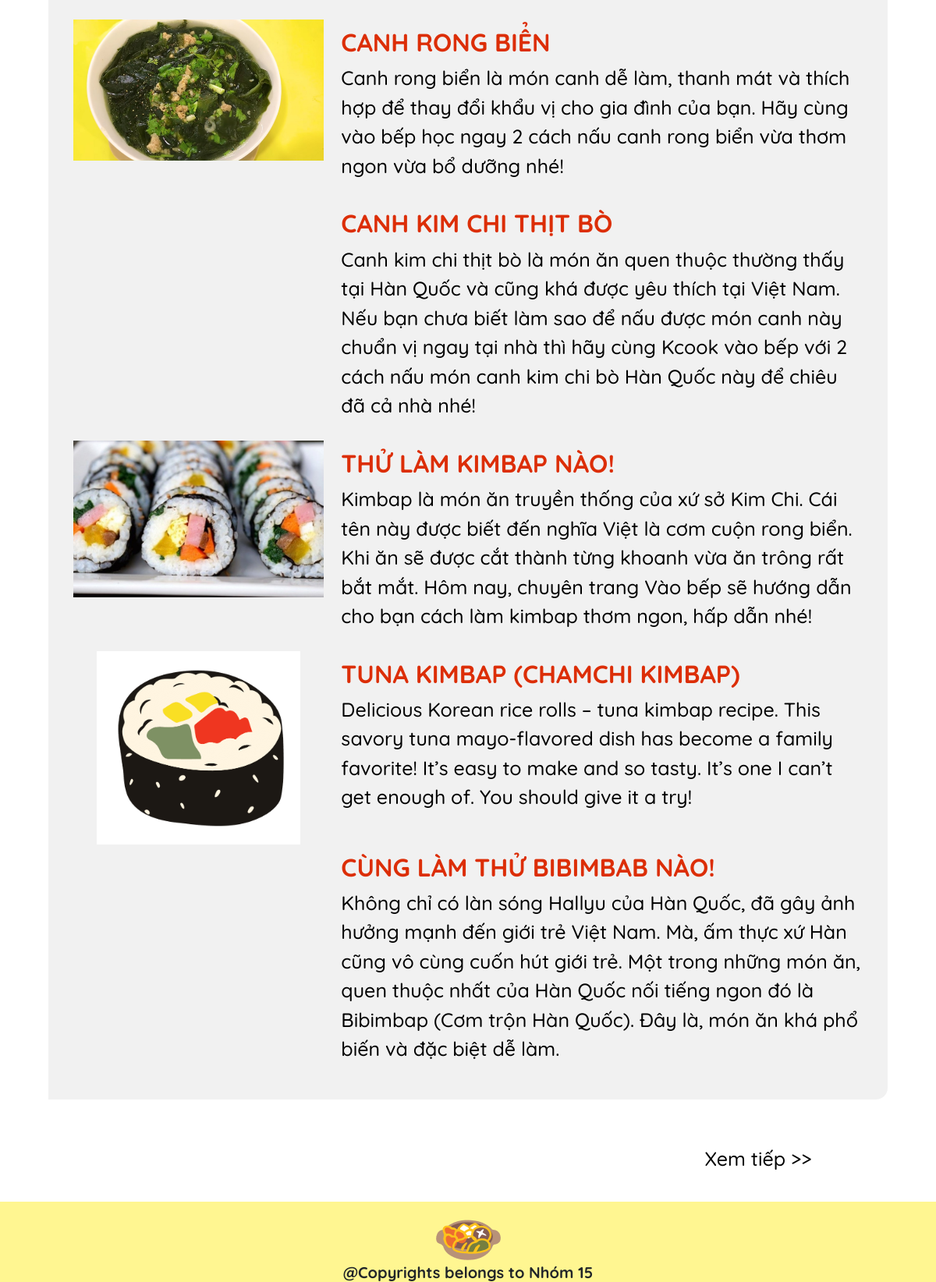
/kcook/ (lower part), run on an earlier commit of the app's database.
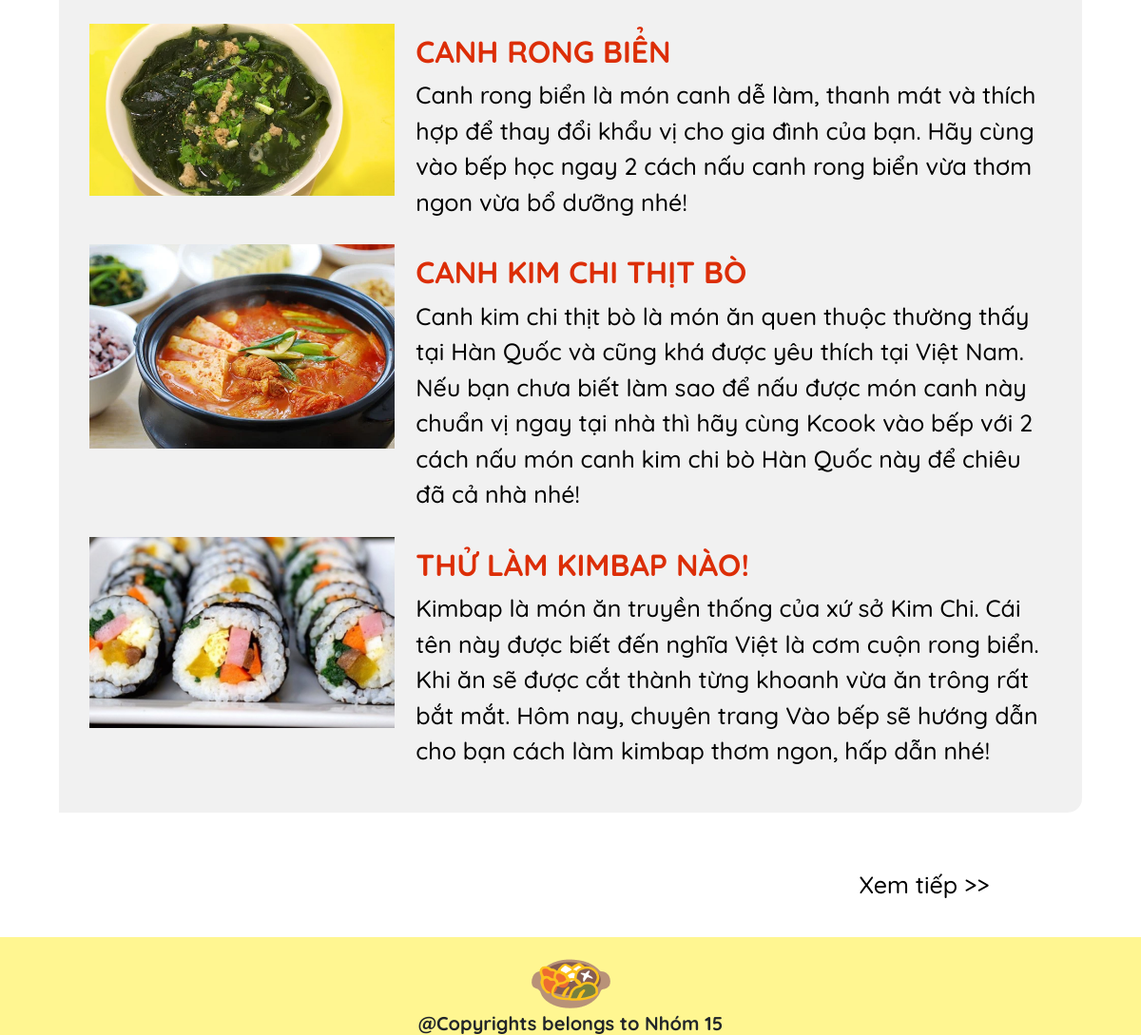
And on a later commit of the database.
### main/models.py (models this page shows, shortened)
class KcookPost(models.Model):
    title_post=models.TextField()
    image = models.ImageField(upload_to = "kcookpost_imgs/")
    nguyenlieu = models.TextField()
    introduction = models.CharField(max_length=350,null=True)
    cachlam = models.TextField()

### main/views.py (the view)
# urls.py: path("kcook/",views.kcook,name="kcook"),
def kcook(response):
    data = KcookPost.objects.all().order_by('-id')
    return render(response,"main/kcook.html",{'data':data})

### main/templates/main/kcook.html (shortened to what this page needs)
{% extends 'main/base.html' %}
{% load static %}
{% block linkcss %}
<link rel="stylesheet" type="text/css" href="{% static 'css/kcook.css' %}" />
{% endblock %}
{% block sanpham %}
<div class="kcook">
    <div class="container kcook-post" >
        <div class="row">
            {% if data %}
                {% for cat in data %}
            <div class="col-lg-4 col-md-12 col-sm-12">
                <img
                    src="/media/{{cat.image}}"
                    class="img-fluid img-banner mx-auto d-block "
                    alt=""
                    />
            </div>
            <div class="col-lg-8 col-md-12 col-sm-12 kcook-post-text">
                <a href="/kcook-post-list/{{cat.id}}"><h2>{{cat.title_post}}</h2></a>
                <p>{{cat.introduction}}</p>
            </div>
                {% endfor %}
            {% endif %}
        </div>
        <div class="d-grid gap-2 col-4 ms-auto">
            <p class="btn btn-xemtiep" type="button">
                Xem tiếp >>
            </p>
        </div>
    </div>
</div>
{% endblock %}

### main/templates/main/base.html (shortened to what this page needs)
<!DOCTYPE html>
<html lang="vi">
  <head>
    {% load static %}
    <link rel="stylesheet" type="text/css" href="{% static 'css/base.css' %}" />
    <link
      rel="stylesheet"
      href="https://pro.fontawesome.com/releases/v5.10.0/css/all.css"
    />
    <link
      href="https://cdn.jsdelivr.net/npm/bootstrap@5.0.2/dist/css/bootstrap.min.css"
      rel="stylesheet"
    />
    <link
      rel="stylesheet"
      href="https://cdnjs.cloudflare.com/ajax/libs/font-awesome/6.1.1/css/all.min.css"
    />
    {% block linkcss %}{% endblock %}
  </head>
  <body>
    {% block sanpham %}
    {% endblock %}
    {% block footer %}
    <div class="footer">
      <img src="{%static 'images\footer-icon.png' %}" alt=""  class="d-inline-block align-text-top">
      <h5>@Copyrights belongs to Nhóm 15</h5>
    </div>
    {% endblock %}
  </body>
</html>

### main/static/css/base.css (style rules this page uses)
* { box-sizing: border-box; }
.img-banner { align-items: center; display: flex; justify-content: center; }
.footer { text-align: center; justify-items: center; background-color: #fff691; padding: 0; max-height: 120px; margin: 0; font-size: 27px; font-family: quicksand-bold; }
.footer h5 { margin: 0; margin-bottom: 0 !important; }

### main/static/css/kcook.css (style rules this page uses)
.kcook-post a { font-size: 35px; font-family: quicksand-bold; color: #DC2E07; text-decoration: none; }
.kcook-post p { font-size: 25px; font-family: quicksand-medium; color: #000; }
.kcook-post .row { background: rgba(196, 196, 196, 0.23); border-radius: 0px 15px 15px 0px; margin: 20px; }
.kcook-post .btn-xemtiep { margin: 30px; font-family: quicksand-medium; }
.kcook-post .kcook-post-text { padding: 10px; }
.kcook-post .row { padding: 20px; }

What changed in the data, as far as the page shows it:
removed KcookPost: image (picture), title_post "TUNA KIMBAP (CHAMCHI KIMBAP)", introduction "Delicious Korean rice rolls – tuna kimbap recipe. This savory tuna mayo-flavored dish has become a family favorite! It’s easy to make and so tasty. It’s one I can’t get enough of. You should give it a try!"
removed KcookPost: title_post "CÙNG LÀM THỬ BIBIMBAB NÀO!", introduction "Không chỉ có làn sóng Hallyu của Hàn Quốc, đã gây ảnh hưởng mạnh đến giới trẻ Việt Nam. Mà, ấm thực xứ Hàn cũng vô cùng cuốn hút giới trẻ. Một trong những món ăn, quen thuộc nhất của Hàn Quốc nối tiếng ngon đó là Bibimbap (Cơm trộn Hàn Quốc). Đây là, món ăn khá phổ biến và đặc biệt dễ làm."
changed KcookPost "CANH KIM CHI THỊT BÒ": image: picture added
